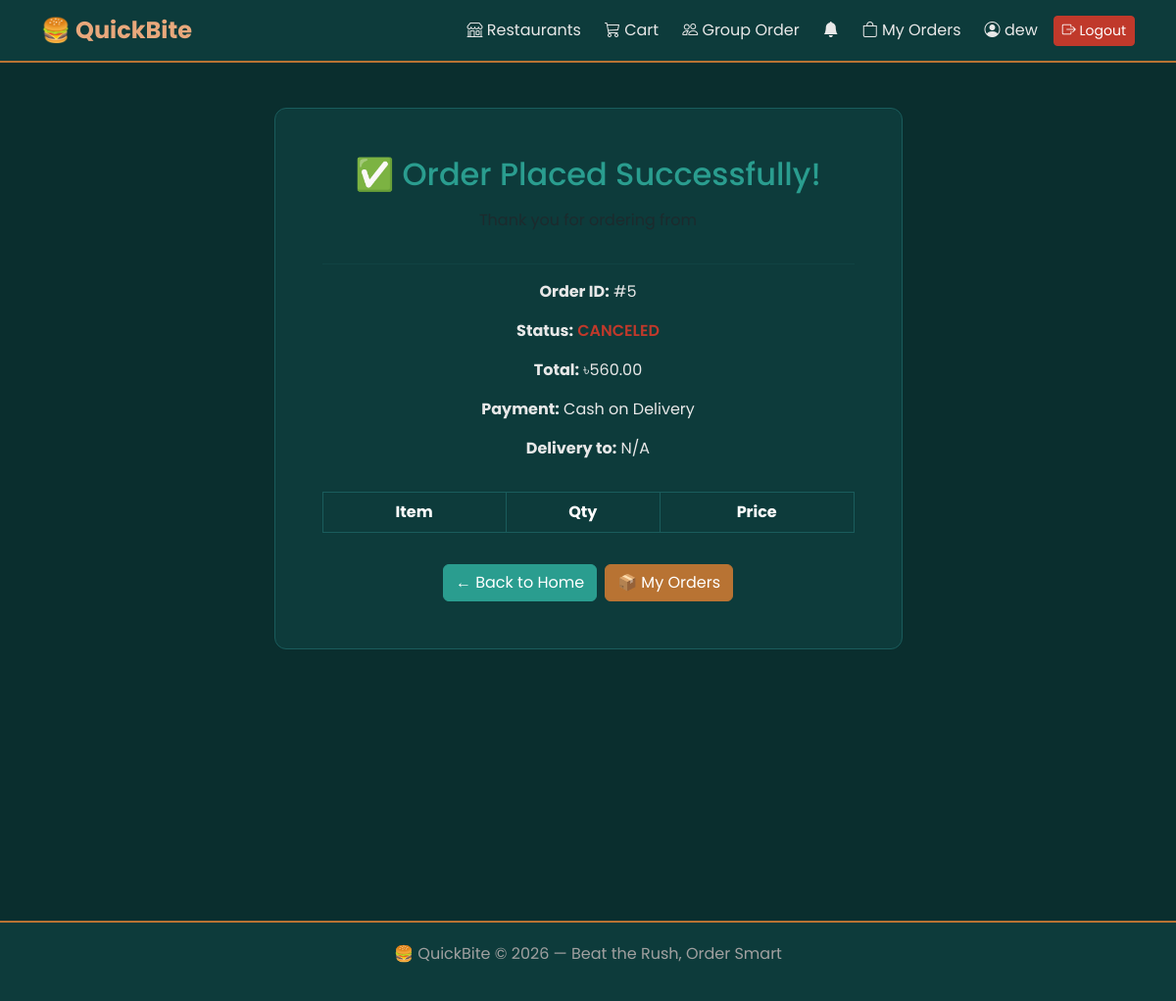
Screenshot of /orders/success/5/ (signed in) with the database file from the repository.
### accounts/models.py (models this page shows, shortened)
class User(AbstractUser):
    is_customer = models.BooleanField(default=True)
    is_restaurant_owner = models.BooleanField(default=False)
    phone_number = models.CharField(max_length=15, blank=True, null=True)
    address = models.TextField(blank=True, null=True)
    allergies = models.TextField(blank=True, null=True)
    profile_picture = models.ImageField(
        upload_to='profile_pictures/',
        blank=True,
        null=True
    )

### orders/models.py (models this page shows, shortened)
class Order(models.Model):
    PAYMENT_CHOICES = [
        ('COD', 'Cash on Delivery'),
        ('BKASH', 'Bkash'),
        ('NAGAD', 'Nagad'),
    ]
    STATUS_CHOICES = [
        ('PENDING',    'Order Placed'),
        ('CONFIRMED',  'Confirmed'),
        ('PREPARING',  'Preparing'),
        ('ON_THE_WAY', 'On the Way'),
        ('DELIVERED',  'Delivered'),
        ('CANCELED',   'Canceled'),
    ]
    restaurant = models.ForeignKey(
        Restaurant, on_delete=models.SET_NULL,
        null=True, related_name='orders'
    )
    user = models.ForeignKey(
        settings.AUTH_USER_MODEL,
        on_delete=models.CASCADE
    )
    status = models.CharField(
        max_length=20,
        choices=STATUS_CHOICES,
        default='PENDING'
    )
    total_price = models.DecimalField(
        max_digits=10, decimal_places=2, default=0
    )
    delivery_charge = models.DecimalField(
        max_digits=6, decimal_places=2, default=0
    )
    is_paid = models.BooleanField(default=False)
    created_at = models.DateTimeField(auto_now_add=True)
    payment_method = models.CharField(
        max_length=10,
        choices=PAYMENT_CHOICES,
        default='COD'
    )
    customer_phone = models.CharField(max_length=15)
    customer_address = models.TextField()

### orders/views.py (the view)
# urls.py: path('success/<int:order_id>/', views.order_success, name='order_success'),
@login_required
def order_success(request, order_id):
    order = get_object_or_404(Order, id=order_id, user=request.user)
    return render(request, 'orders/order_success.html', {'order': order})

### orders/views.py (called while the page is built)
def notification_count(request):
    if request.user.is_authenticated:
        count = request.user.notifications.filter(is_read=False).count()
        return {'unread_notifications': count}
    return {'unread_notifications': 0}

### templates/orders/order_success.html (shortened to what this page needs)
{% extends 'base.html' %}
{% block content %}
<div class="row justify-content-center">
    <div class="col-md-7 text-center">
        <div class="card p-5">
            <h2 style="color:#2a9d8f;">✅ Order Placed Successfully!</h2>
            <p class="mt-2 text-muted">Thank you for ordering from
            </p>
            <hr style="border-color:#415a77;">
            <p><strong>Order ID:</strong> #{{ order.id }}</p>
            <p><strong>Status:</strong>
                <span class="status-{{ order.status }}">{{ order.status }}</span>
            </p>
            <p><strong>Total:</strong> ৳{{ order.total_price }}</p>
            <p><strong>Payment:</strong> {{ order.get_payment_method_display }}</p>
            <p><strong>Delivery to:</strong> {{ order.customer_address }}</p>
            <table class="table table-dark table-bordered mt-3">
                <thead>
                    <tr><th>Item</th><th>Qty</th><th>Price</th></tr>
                </thead>
            </table>
            <div class="d-flex gap-2 justify-content-center mt-3">
                <a href="{% url 'home' %}" class="btn btn-primary">← Back to Home</a>
                <a href="{% url 'orders:my_orders' %}" class="btn btn-success">📦 My Orders</a>
            </div>
        </div>
    </div>
</div>
{% endblock %}

### templates/base.html (shortened to what this page needs)
<!DOCTYPE html>
<html lang="en">
<head>
    <link href="https://cdn.jsdelivr.net/npm/bootstrap@5.3.0/dist/css/bootstrap.min.css" rel="stylesheet">
    <link href="https://cdn.jsdelivr.net/npm/bootstrap-icons@1.10.5/font/bootstrap-icons.css" rel="stylesheet">
</head>
<body>
<nav class="navbar navbar-expand-lg navbar-dark">
    <div class="container">
        <a class="navbar-brand" href="{% url 'home' %}">
            🍔 QuickBite
        </a>
        <div class="collapse navbar-collapse" id="navbarNav">
            <ul class="navbar-nav ms-auto align-items-center gap-2">
                <li class="nav-item">
                    <a class="nav-link" href="{% url 'home' %}">
                        <i class="bi bi-shop"></i> Restaurants
                    </a>
                </li>
                <li class="nav-item">
                    <a class="nav-link" href="{% url 'orders:view_cart' %}">
                        <i class="bi bi-cart3"></i> Cart
                    </a>
                </li>
                <li class="nav-item">
                    <a class="nav-link" href="{% url 'group_order:group_list' %}">
                        <i class="bi bi-people"></i> Group Order
                    </a>
                </li>
                {% if user.is_authenticated %}
                <li class="nav-item">
                    <a class="nav-link position-relative"
                       href="{% url 'orders:notifications' %}">
                        <i class="bi bi-bell-fill"
                           style="color:{% if unread_notifications > 0 %}#b87333{% else %}#e8e8e8{% endif %};">
                        </i>
                    </a>
                </li>
                    <li class="nav-item">
                        <a class="nav-link" href="{% url 'orders:my_orders' %}">
                            <i class="bi bi-bag"></i> My Orders
                        </a>
                    </li>
                    <li class="nav-item">
                        <a class="nav-link" href="{% url 'accounts:profile' %}">
                            <i class="bi bi-person-circle"></i>
                            {{ user.first_name|default:user.username }}
                        </a>
                    </li>
                    <li class="nav-item">
                        <form method="post" action="{% url 'accounts:logout' %}">
                            <button type="submit" class="btn btn-sm btn-danger">
                                <i class="bi bi-box-arrow-right"></i> Logout
                            </button>
                        </form>
                    </li>
                {% endif %}
            </ul>
        </div>
    </div>
</nav>
<div class="page-wrapper">
    <div class="container">
        {% block content %}
        {% endblock %}
    </div>
</div>
<div class="footer">
    <p>🍔 QuickBite &copy; 2026 — Beat the Rush, Order Smart</p>
</div>
</body>
</html>

### templates/base.html (style rules this page uses)
:root { --teal-dark: #0a2e2e; --teal-mid: #0d3b3b; --teal-light: #1a5c5c; --teal-accent: #2a9d8f; --copper: #b87333; --copper-light: #d4956a; --copper-bright:#e8a87c; --grey-white: #e8e8e8; --grey-mid: #a0a0a0; --grey-dark: #4a4a4a; --danger: #c0392b; }
body { font-family: 'Poppins', sans-serif; background-color: var(--teal-dark); color: var(--grey-white); }
.navbar { background-color: var(--teal-mid) !important; border-bottom: 2px solid var(--copper); }
.navbar-brand { color: var(--copper-bright) !important; font-weight: 700; font-size: 1.5rem; }
.nav-link { color: var(--grey-white) !important; }
.card { background-color: var(--teal-mid); border: 1px solid var(--teal-light); border-radius: 12px; color: var(--grey-white); }
.btn-primary { background-color: var(--teal-accent); border-color: var(--teal-accent); color: white; }
.btn-success { background-color: var(--copper); border-color: var(--copper); color: white; }
.btn-danger { background-color: var(--danger); border-color: var(--danger); }
.table-dark { --bs-table-bg: var(--teal-mid); --bs-table-border-color: var(--teal-light); }
.page-wrapper { min-height: 100vh; padding: 30px 0; }
.footer { background-color: var(--teal-mid); border-top: 2px solid var(--copper); padding: 20px 0; text-align: center; color: var(--grey-mid); margin-top: 60px; }
.status-CANCELED { color: var(--danger); font-weight: 600; }
hr { border-color: var(--teal-light) !important; }

### rows the page displays
User: first_name "dew"
Order: id "5", status "CANCELED", total_price "560.00", payment_method "Cash on Delivery", customer_address "N/A"
